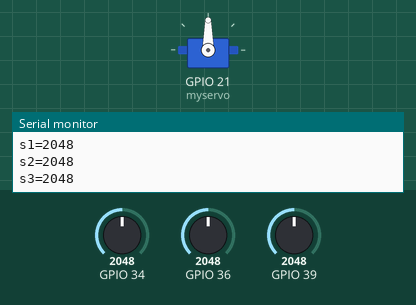
A sketch run on a simulated ESP32. Shown: servo, the last lines printed to the serial monitor. The test bench sets the inputs (shaded band); at power-on: GPIO 36 = 2048, GPIO 34 = 2048, GPIO 39 = 2048.

Above: at 1.8 s.
1.9 s: GPIO 36 set to 4095
At 2.6 s:
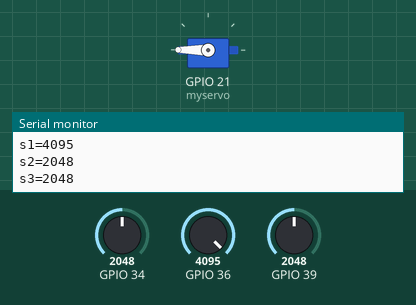
3.5 s: GPIO 36 set to 3603
At 5.4 s:
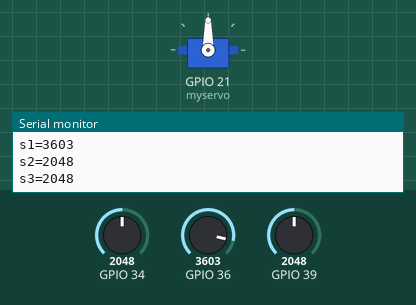
Timing chart, 0 to 6.9 s (numbered marks = the images above; inputs shaded):
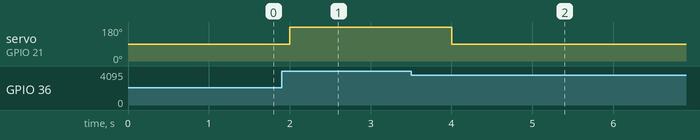

The sketch:

Smart_Parking_IR_Sensor.ino
```cpp
#include <Servo.h>

Servo myservo;  // create servo object to control a servo
// twelve servo objects can be created on most boards

int pos = 0;    // variable to store the servo position

void setup() {
  myservo.attach(21);  // attaches the servo on pin 13 to the servo object
  //pinMode(36,INPUT);
  Serial.begin(9600);
}

void loop() {
  int s1=analogRead(36);
  int s2=analogRead(39);
  int s3=analogRead(34);
  Serial.print("s1=");
  Serial.println(s1);
  Serial.print("s2=");
  Serial.println(s2);
  Serial.print("s3=");
  Serial.println(s3);

 if(s1==4095)
   { myservo.write(180);              // tell servo to go to position in variable 'pos'
    delay(2000);                       // waits 15ms for the servo to reach the position
   }

   else{
    myservo.write(90);
    delay(1000);
    }
    if (s1==4095 && s2 <= 20 && s3 == 4095)
    {
    Serial.println("Parking LOT -1 Occupied");
    Serial.println("Parking LOT -2 Free");

      }
      else if(s1==4095 && s2 == 4095 && s3 <= 20)
        {
        Serial.println("Parking LOT -1 Free");
        Serial.println("Parking LOT -2 Occupied");
  }
  else if(s1==4095 && s2==4095 && s3==4095)
        {
        Serial.println("All Parking lots are available");

  }
   else if(s1==4095 && s2<20 && s3<20)
        {
        Serial.println("Parking Full Move to Next Basement");

  }
}
```

Measured:
- after the input at 1.9 s, servo on GPIO 21 (myservo): 90° → 180° after 0.10 s
- after the input at 3.5 s, servo on GPIO 21 (myservo): 180° → 90° after 0.50 s
